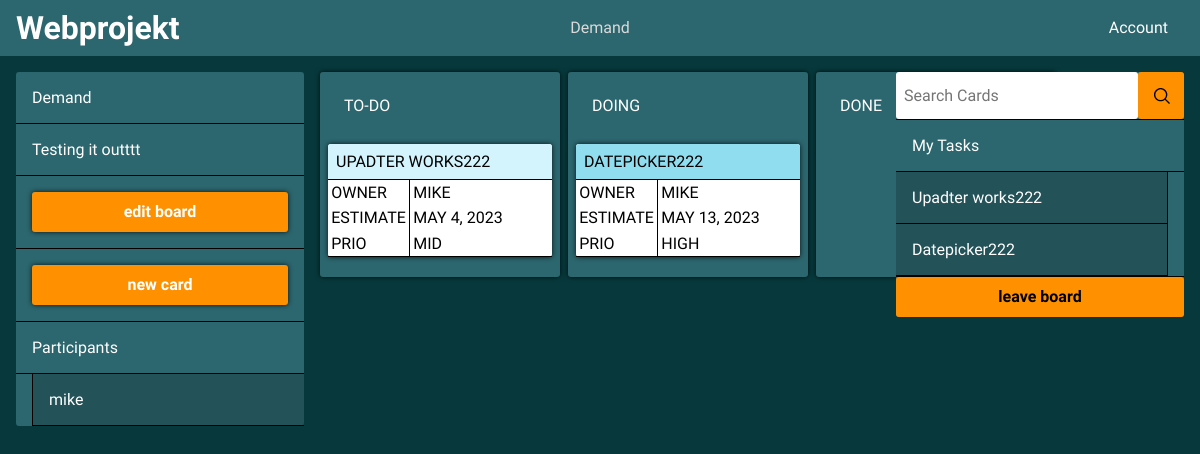
Screenshot of /board/4 (signed in) with the database file from the repository.
### base/models.py (models this page shows, shortened)
class Board(models.Model):
    owner = models.ForeignKey(User, on_delete=models.SET_NULL, null=True)
    name = models.CharField(max_length=200, null=True)
    description = models.TextField(null=True, blank=True)
    participants = models.ManyToManyField(User, related_name="participants", blank=True)
    updated = models.DateTimeField(auto_now=True, null=True)
    created = models.DateTimeField(auto_now_add=True, null=True)

class Task(models.Model):
    STATUS_OPTIONS = (
        ('To-do', 'To-do'),
        ('Doing', 'Doing'),
        ('Done', 'Done'),
    )
    PRIORITY_OPTIONS = (
        ('Low', 'Low'),
        ('Mid', 'Mid'),
        ('High', 'High'),
    )
    owner = models.ForeignKey(User, on_delete=models.SET_NULL, null=True)
    board = models.ForeignKey(Board, on_delete=models.CASCADE, null=True)
    name = models.CharField(max_length=200, null=True) #title
    description = models.TextField(blank=True, null=True)   #desc
    estimate = models.DateField(blank=True, null=True)  #est
    priority = models.CharField(max_length=50, null=True, choices=PRIORITY_OPTIONS)
    status = models.CharField(max_length=50, choices=STATUS_OPTIONS)
    updated = models.DateTimeField(auto_now=True, null=True)
    created = models.DateTimeField(auto_now_add=True, null=True)
    class Meta:
        ordering = ['-updated', '-created']

### base/views.py (the view)
# urls.py: path('board/<str:pk>', views.board, name='board'),
def board(request, pk):
    board = Board.objects.get(id=pk)
    participants = board.participants.all()
    tasks_todo = Task.objects.filter(board = pk, status = 'To-do')
    tasks_doing = Task.objects.filter(board = pk, status = 'Doing')
    tasks_done = Task.objects.filter(board = pk, status = 'Done')
    task = Task.objects.filter(board = pk)
    task_form = TaskForm
    board_form = BoardForm
    user_tasks = Task.objects.filter(owner = request.user)
    context = {'task_form': task_form, 'board': board, 'participants': participants, 'tasks_todo': tasks_todo, 'tasks_doing': tasks_doing, 'tasks_done': tasks_done,
                'user_tasks': user_tasks, 'task': task, 'board_form': board_form, 'task_form': task_form}
    return render(request, 'base/board.html', context)

### base/templates/base/board.html (shortened to what this page needs)
<!DOCTYPE html>
{% load static %}
{% block content %}
<html lang="en">
<head>
    <link rel='stylesheet'
        href='https://cdn-uicons.flaticon.com/uicons-regular-straight/css/uicons-regular-straight.css'>
    <link rel="stylesheet" href="{% static 'styles/app.css' %}">
</head>
<body>
    <header>
        <div class="navbar">
            <div class="flex_help_container">
                <h1 class="home" onclick="location.pathname = '.'">Webprojekt</h1>
            </div>
            <ul class="nav_elements">
                <li class="nav_element board_title">{{board.name}}</li>
            </ul>
            <div class="flex_help_container">
                <div class="nav_element acc_expand">Account</div>
            </div>
        </div>
    </header>
    <div class="content">
        <div class="status">
            <div class="sidebar left_sidebar">
                <div class="left_sidebar_board_title">{{board.name}}</div>
                <div class="left_sidebar_board_desc">{{board.description}}</div>
                <div><div class="main_button edit_card_button add_card_button" onclick="location.pathname = 'update_board/{{board.id}}/'">edit board</div></div>
                <div><div class="main_button edit_card_button add_card_button" onclick="location.pathname = './board/{{board.id}}/create_card/'">new card</div></div>
                <div class="left_sidebar_participant_head">Participants</div>
                <ul class="left_sidebar_ul">
                    {% for user in participants %}
                    <li class="left_sidebar_ul_item">{{user.username}}</li>
                    {% endfor %}
                </ul>
            </div>
            <div class="board">
                <div class="board_column board_column_todo">
                    <div class="column_head">
                        <div class="head_headline">To-Do</div>
                    </div>
                    <div class="card_dropzone top">
                        <div class="expandable"></div>
                    </div>
                    {% for task in tasks_todo %}
                    {% include 'base/task_item.html' %}
                    {% endfor %}
                </div>
                <div class="board_column board_column_doing">
                    <div class="column_head">
                        <div class="head_headline">Doing</div>
                    </div>
                    <div class="card_dropzone top">
                        <div class="expandable"></div>
                    </div>
                    {% for task in tasks_doing %}
                    {% include 'base/task_item.html' %}
                    {% endfor %}
                </div>
                <div class="board_column board_column_done">
                    <div class="column_head">
                        <div class="head_headline">Done</div>
                    </div>
                    <div class="card_dropzone top">
                        <div class="expandable"></div>
                    </div>
                    </div>
            </div>
            <div class="sidebar right_sidebar">
                <div class="search_container" id="board_search_titles_container">
                    <input type="text" class="searchbar" id="board_search_titles" placeholder="Search Cards" />
                    <div class="search_btn">
                        <img src="{% static 'Images/Icons/suche.svg' %}" alt="search">
                    </div>
                </div>
                <div class="right_sidebar_user_task_title">My Tasks</div>
                <ul class="right_sidebar_user_tasks">
                    {% for task in user_tasks %}
                    {% if task.board == board %}
                    <li>{{task.name}}</li>
                    {% endif %}
                    {% endfor %}
                </ul>
                <div class="main_button leave_board_button">leave board</div>
            </div>
        </div>
    </div>
        {% include 'base/board_form.html' %}
</body>
</html>
{% endblock content %}

### base/templates/base/task_item.html (shortened to what this page needs)
{% load static %}
<div class="card_container">
    <div class="card">
        <div class="card_title">{{task.name}}</div>
        <div class="card_desc_container">
            <div class="card_desc">Owner</div>
            <div class="card_desc_content">{{task.owner}}</div>
            <div class="card_desc">Estimate</div>
            <div class="card_desc_content">{{task.estimate}}</div>
            <div class="card_desc">Prio</div>
            <div class="card_desc_content">{{task.priority}}</div>
        </div>
    </div>
    <div class="card_dropzone">
        <div class="expandable"></div>
    </div>
</div>

### base/templates/base/task_form.html (shortened to what this page needs)
{% load static %}

### base/templates/base/board_form.html (shortened to what this page needs)
{% load static %}
{% block content %}
<head>
    <link rel='stylesheet'
        href='https://cdn-uicons.flaticon.com/uicons-regular-straight/css/uicons-regular-straight.css'>
    <link rel="stylesheet" href="{% static 'styles/app.css' %}">
</head>
{% endblock content %}

### rows the page displays
Board: name "Demand", description "Testing it outttt"
Task: name "UPADTER WORKS222", owner "MIKE", estimate "MAY 4, 2023", priority "MID", name "Upadter works222"
Task: name "DATEPICKER222", owner "MIKE", estimate "MAY 13, 2023", priority "HIGH", name "Datepicker222"

### other values shown
{{ user.username }} "mike"
